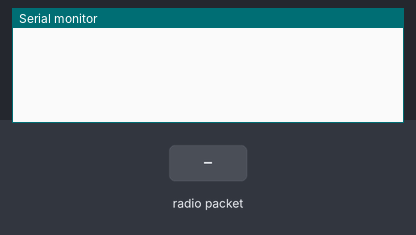
The sketch below on a simulated Arduino Uno, built with avr-gcc and run on an emulated ATmega328P. On the bench: the last lines printed to the serial monitor. The inputs (shaded band) are chosen by the test bench. No radio packets arrive unless stated.

Above: at 1.2 s.
1.3 s: radio packet "1" arrives
At 2.5 s:
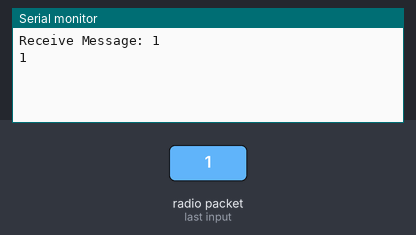
2.8 s: radio packet "0" arrives
At 3.7 s:
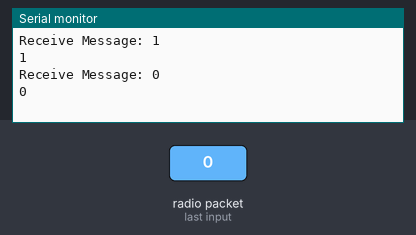
4.3 s: radio packet "2" arrives
At 4.9 s:
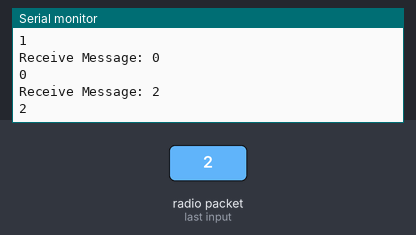

The sketch:

receiver.ino
```cpp
#include <SPI.h>
#include <RH_RF95.h>
//#include <ArduinoJson.h>

// Singleton instance of the radio driver
RH_RF95 SX1278;

void setup()
{
    Serial.begin(115200);
    while (!Serial) ; // Wait for serial port to be available
    if (!SX1278.init())
        Serial.println("init failed");
    // Defaults init are 434.0MHz, 13dBm, Bw = 125 kHz, Cr = 4/5, Sf = 128chips/symbol, CRC on
}

void loop()
{
    if (SX1278.available())
    {
        // Should be a message for us now
        uint8_t buf[RH_RF95_MAX_MESSAGE_LEN];
        uint8_t len = sizeof(buf);
        if (SX1278.recv(buf, &len))
        {
            //RH_RF95::printBuffer("request: ", buf, len);
            Serial.println("");
            Serial.print("Receive Message: ");
            Serial.println((char*)buf);
            Serial.println("\n\n\n");
            //Serial.print("RSSI: ");
            //Serial.println(SX1278.lastRssi(), DEC);
            Serial.write((char*)buf);
            /*StaticJsonBuffer<200> jsonBuffer;
            JsonObject& root = jsonBuffer.parseObject(buf);
            if (!root.success()) {
            Serial.println("parseObject() failed");
              return;}
            int tempsoil = root["tempsoil"];
            int tempair = root["tempair"];
            int humidity = root["humidity"];
            int moisture = root["moisture"];
            int ldrval = root["ldrval"];
            Serial.println(tempsoil);
            Serial.println(humidity);
            Serial.println(tempair);
            Serial.println(ldrval);
            Serial.println(moisture);
              */
        }
        else
        {
            Serial.println("recv failed");
        }
    }
}
```

Measured:
- after the input at 1.3 s, the serial monitor: prints a new line at once (image 1)
- after the input at 2.8 s, the serial monitor: prints a new line at once (image 2)
- after the input at 4.3 s, the serial monitor: prints a new line at once (image 3)
